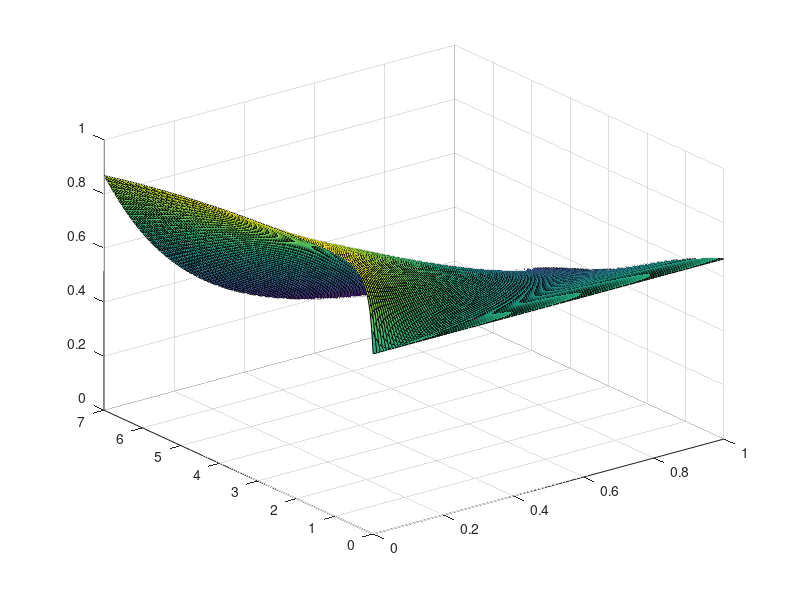

This figure's MATLAB source: (Note: this script raises an error after producing the figure.)
%% COMSOL - Z-averaged full solution

load('av_CW_concentration_full_model')

% Create grid for plotting
time=t_full;
xp=(0:0.01:1)';
[xx,TT]=meshgrid(xp,time);

%% Plot C(X,T)
figure(103)
s3=surf(xx,TT,avC_data_full);
s3.EdgeColor = 'none';
%ylim([0 168])
view([0 90])
%yticks([0 1*24 2*24 3*24 4*24 5*24 6*24 7*24])
%yticklabels({'0','1','2','3','4','5','6','7'})
colormap viridis
colorbar
shg
caxis([0 1])
title({'{\bf\fontsize{14} Glucose concentration}';...
    '{\fontsize{12} Z-averaged full solution}'},'FontWeight','Normal')
ax = gca;
ax.FontSize = 14;
xlabel('horizontal position, $X$','Interpreter','latex','fontsize',22), 
ylabel('time, $T$','interpreter','latex','fontsize',22)
set(gcf, 'Position',  [100, 100, 600, 500])


%% Plot W(X,T)
figure(104)
s4=surf(xx,TT,avW_data_full);
s4.EdgeColor = 'none';
%ylim([0 168])
view([0 90])
%yticks([0 1*24 2*24 3*24 4*24 5*24 6*24 7*24])
%yticklabels({'0','1','2','3','4','5','6','7'})
colormap viridis
colorbar
caxis([0 1.75]) %1.7
title({'{\bf\fontsize{14} Lactate concentration}';...
    '{\fontsize{12} Z-averaged full solution }'},'FontWeight','Normal')
ax = gca;
ax.FontSize = 14;
xlabel('horizontal position, $X$','Interpreter','latex','fontsize',22),
ylabel('time, $T$','interpreter','latex','fontsize',22)
set(gcf, 'Position',  [100, 100, 600, 500])
%%
